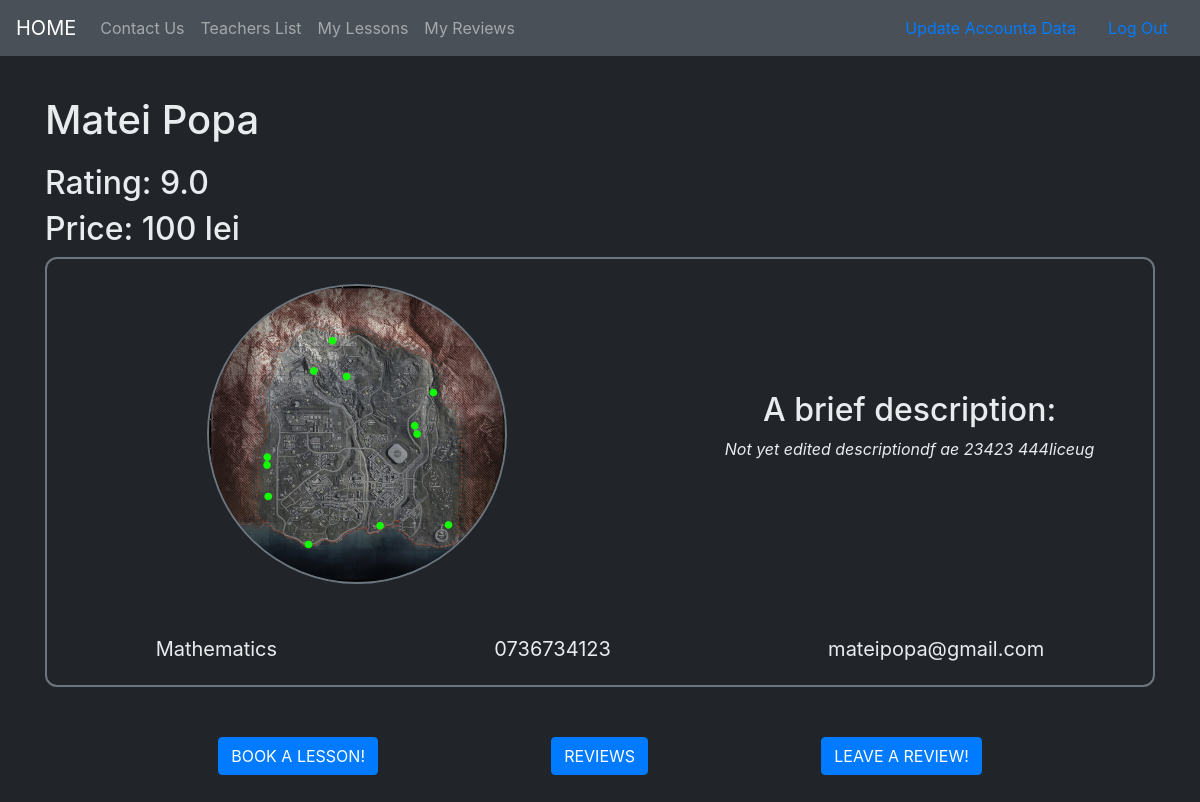
Page /profiles/teacher/ (signed in) on the earlier database version.
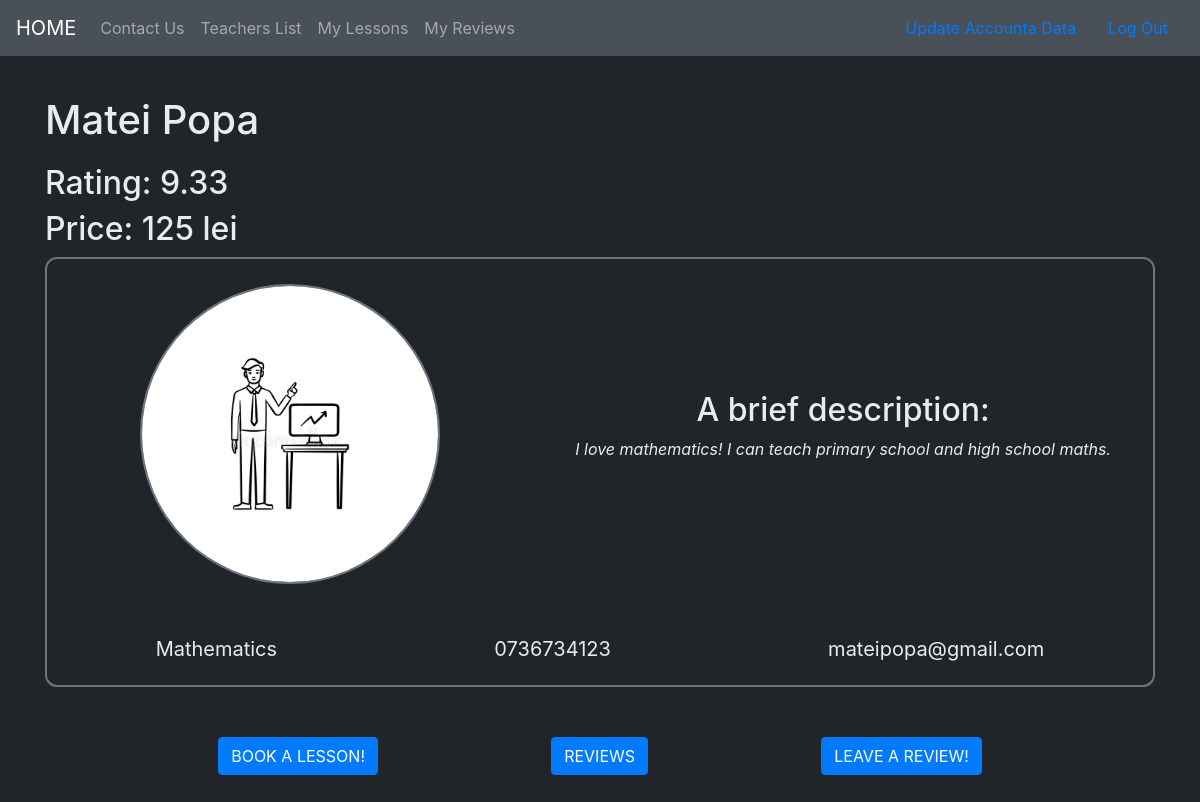
Same page on the later database version.
### profiles/models.py (models this page shows, shortened)
class Profile(models.Model):
    teacher = models.OneToOneField(Teacher, on_delete=models.CASCADE)
    avatar = models.ImageField(default='profile_images/default.jpg', upload_to='profile_images')
    description = models.TextField(default="Not yet edited description")
    slug = models.SlugField(allow_unicode=True,unique=True, null=True, blank=True)

### accounts/models.py (models this page shows, shortened)
class Teacher(models.Model):
    user = models.OneToOneField(User, on_delete=models.CASCADE, primary_key=True)
    subject = models.ForeignKey(Subject, on_delete=models.SET_NULL, null=True)
    price = models.IntegerField(default=100)
    def get_teacher_rating(self):
        x = 0
        i = 0
        reviews = self.review_set.all()
        if len(reviews) != 0:
            for review in reviews:
                x += review.rating
                i += 1
            return round(x/i,2)
        else:
            return 0

class User(AbstractUser):
    phone_number = models.CharField(max_length=10,blank=False, validators=[phone_number_validator], unique=True)
    email = models.EmailField(unique=True)
    is_student = models.BooleanField(default=False)
    is_teacher = models.BooleanField(default=False)

class Subject(models.Model):
    name = models.CharField(max_length=264)
    def __str__(self):
        return self.name

### reviews/models.py (models this page shows, shortened)
class Review(models.Model):
    user = models.ForeignKey(User, on_delete=models.CASCADE)
    teacher = models.ForeignKey(Teacher, on_delete=models.CASCADE, null=True)
    sent_date = models.DateField(auto_now_add=True)
    description = models.TextField()
    rating = models.PositiveIntegerField(validators = [rating_validator])
    class Meta:
        ordering = ["-sent_date"]
        unique_together = ['user', 'teacher']

### profiles/views.py (the view)
# urls.py: path('<slug:slug>/', views.ProfileDetail.as_view(), name='profile_detail'),
@method_decorator([login_required], name='dispatch')
class ProfileDetail(LoginRequiredMixin, generic.DetailView):
    model = Profile
    template_name = 'profiles/profile_detail.html'

### profiles/templates/profiles/profile_detail.html (shortened to what this page needs)
{% extends "base.html" %}
{% load static %}
{% load bootstrap_icons %}
{% block extra_css %}
    {% load static %}
    <link rel="stylesheet" type="text/css" href="{% static 'invicta/css/teacher_profile.css' %}" >
{% endblock %}
{% block content %}
    <h1>{{profile.teacher.user.first_name}} {{profile.teacher.user.last_name}}</h1>
    <h2>Rating: {{profile.teacher.get_teacher_rating}}
    </h2>
    <h2>Price: {{profile.teacher.price}} lei
    </h2>
    <div class="teacher-big-wrapper">
        <div class="teacher-card">
            <div class="teacher-photo-wrapper">
                <img src=" {{ profile.avatar.url }}" class="teacher-photo">
            </div>
            <div class="teacher-info-wrapper">
                <h2>A brief description:</h2>
                <p>{{profile.description}}</p>
            </div>
        </div>
        <div class="teacher-additional-info">
            <div class="teacher-subject">
                {% if profile.teacher.subject.name == "Mathematics" %}
                    <p>
                        {{profile.teacher.subject}}
                    </p>
                {% elif profile.teacher.subject.name == "English" or profile.teacher.subject.name == "Romanian" %}
                    {% bs_icon 'book' size='20px' %}
                    <p>
                        {{profile.teacher.subject}}
                    </p>
                {% else %}
                    {% bs_icon 'award' size='20px' %}
                    <p>
                        {{profile.teacher.subject}}
                    </p>
                {% endif %}
            </div>
            <div class="teacher-phone">
                <p>
                    {{profile.teacher.user.phone_number}}
                </p>
            </div>
            <div class="teacher-email">
                <p>
                    {{profile.teacher.user.email}}
                </p>
            </div>
        </div>
    </div>
    <div class="teacher-button-wrapper">
        {% if user.is_student %}
            <a class="btn btn-primary" href="{% url 'lessons:create_lesson' pk=profile.teacher.pk %}">BOOK A LESSON!</a>
            <a class="btn btn-primary" href="{% url 'reviews:teacher_reviews' pk=profile.teacher.pk %}">REVIEWS</a>
        {% endif %}
        {% if user.is_student %}
            <a class="btn btn-primary" href="{% url 'reviews:create_review' pk=profile.teacher.pk %}">LEAVE A REVIEW!</a>
        {% endif %}
    </div>
{% endblock content %}

Differences in the rows shown:
changed Profile "Matei": teacher.get_teacher_rating "9.0" → "9.33"; teacher.price "100" → "125"; avatar: a different picture; description "Not yet edited descriptiondf ae 23423 444liceug" → "I love mathematics! I can teach primary school and high school maths."
